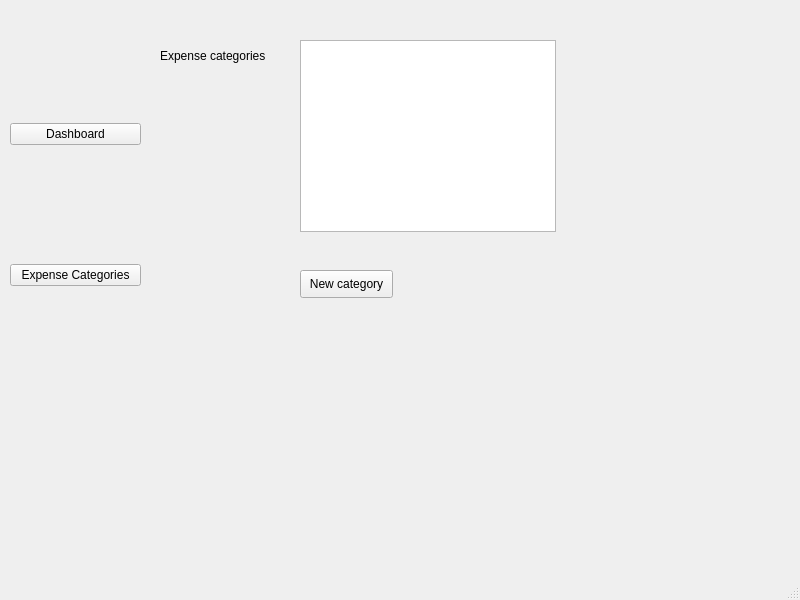
<?xml version="1.0" encoding="UTF-8"?>
<ui version="4.0">
 <class>MainWindow</class>
 <widget class="QMainWindow" name="MainWindow">
  <property name="geometry">
   <rect>
    <x>0</x>
    <y>0</y>
    <width>800</width>
    <height>600</height>
   </rect>
  </property>
  <property name="windowTitle">
   <string>MainWindow</string>
  </property>
  <widget class="QWidget" name="centralwidget">
   <widget class="QWidget" name="verticalLayoutWidget">
    <property name="geometry">
     <rect>
      <x>10</x>
      <y>10</y>
      <width>131</width>
      <height>391</height>
     </rect>
    </property>
    <layout class="QVBoxLayout" name="verticalLayout">
     <item>
      <widget class="QPushButton" name="dashboardButton">
       <property name="text">
        <string>Dashboard</string>
       </property>
      </widget>
     </item>
     <item>
      <widget class="QPushButton" name="expenseCategoriesButton">
       <property name="text">
        <string>Expense Categories</string>
       </property>
      </widget>
     </item>
    </layout>
   </widget>
   <widget class="QLabel" name="balanceLabel">
    <property name="geometry">
     <rect>
      <x>160</x>
      <y>45</y>
      <width>121</width>
      <height>21</height>
     </rect>
    </property>
    <property name="text">
     <string>Expense categories</string>
    </property>
   </widget>
   <widget class="QPushButton" name="addExpenseCategoryButton">
    <property name="geometry">
     <rect>
      <x>300</x>
      <y>270</y>
      <width>93</width>
      <height>28</height>
     </rect>
    </property>
    <property name="text">
     <string>New category</string>
    </property>
   </widget>
   <widget class="QListView" name="expenseCategoriesList">
    <property name="geometry">
     <rect>
      <x>300</x>
      <y>40</y>
      <width>256</width>
      <height>192</height>
     </rect>
    </property>
   </widget>
  </widget>
  <widget class="QMenuBar" name="menubar">
   <property name="geometry">
    <rect>
     <x>0</x>
     <y>0</y>
     <width>800</width>
     <height>26</height>
    </rect>
   </property>
  </widget>
  <widget class="QStatusBar" name="statusbar"/>
 </widget>
 <resources/>
 <connections/>
</ui>
